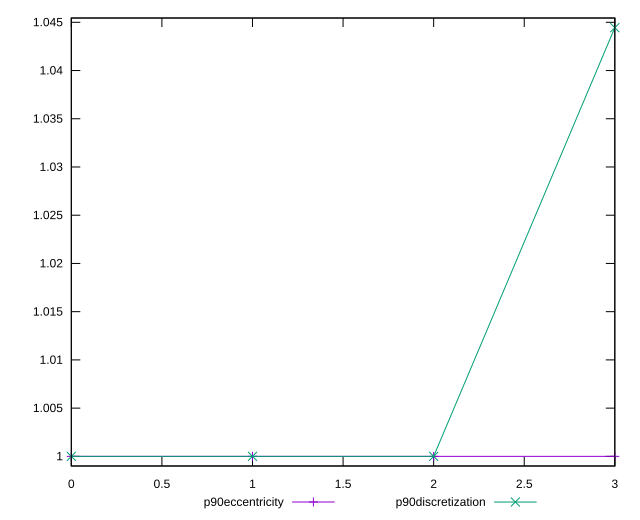

Write gnuplot code to recreate this figure.
reset

$p90Eccentricity <<EOF
0 1.0000000000000002
1 1.0000000000000002
2 0.9999999999999991
3 1.0000000000000004
EOF

$p90Discretization <<EOF
0 1
1 1
2 1
3 1.0444444444444445
EOF

set key outside below
set xrange [0:3]
set yrange [0.9989999999999991:1.0454444444444444]
set trange [0.9989999999999991:1.0454444444444444]
set terminal svg size 640, 520 enhanced background rgb 'white'
set output "reports/report_00033_2021-03-01T14-23-16.841Z/server-response-time/progression/eccentricity.svg"

plot $p90Eccentricity title "p90eccentricity" with linespoints, \
     $p90Discretization title "p90discretization" with linespoints

reset
